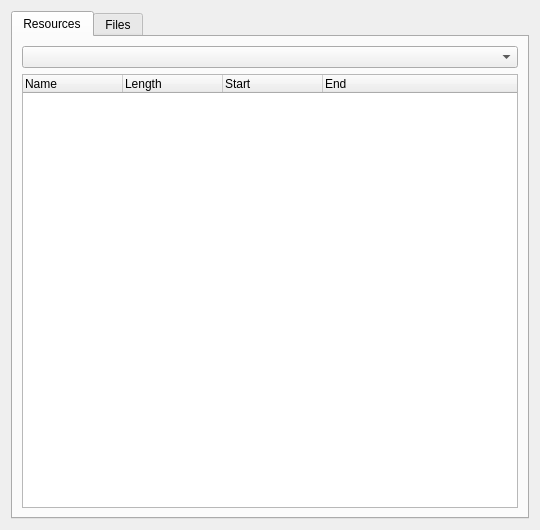
<?xml version="1.0" encoding="UTF-8"?>
<ui version="4.0">
 <class>ResourcesWidget</class>
 <widget class="QWidget" name="ResourcesWidget">
  <property name="geometry">
   <rect>
    <x>0</x>
    <y>0</y>
    <width>540</width>
    <height>530</height>
   </rect>
  </property>
  <property name="windowTitle">
   <string>Form</string>
  </property>
  <layout class="QVBoxLayout" name="verticalLayout_3">
   <item>
    <widget class="QTabWidget" name="tabWidget">
     <property name="currentIndex">
      <number>0</number>
     </property>
     <widget class="QWidget" name="tab">
      <attribute name="title">
       <string>Resources</string>
      </attribute>
      <layout class="QVBoxLayout" name="verticalLayout">
       <item>
        <widget class="QComboBox" name="sheetComboBox"/>
       </item>
       <item>
        <widget class="QTreeWidget" name="sourcesTreeWidget">
         <property name="mouseTracking">
          <bool>false</bool>
         </property>
         <property name="editTriggers">
          <set>QAbstractItemView::DoubleClicked|QAbstractItemView::EditKeyPressed</set>
         </property>
         <property name="alternatingRowColors">
          <bool>true</bool>
         </property>
         <property name="iconSize">
          <size>
           <width>16</width>
           <height>16</height>
          </size>
         </property>
         <property name="textElideMode">
          <enum>Qt::ElideMiddle</enum>
         </property>
         <property name="sortingEnabled">
          <bool>false</bool>
         </property>
         <property name="animated">
          <bool>false</bool>
         </property>
         <column>
          <property name="text">
           <string>Name</string>
          </property>
         </column>
         <column>
          <property name="text">
           <string>Length</string>
          </property>
         </column>
         <column>
          <property name="text">
           <string>Start</string>
          </property>
         </column>
         <column>
          <property name="text">
           <string>End</string>
          </property>
         </column>
        </widget>
       </item>
      </layout>
     </widget>
     <widget class="QWidget" name="tab_2">
      <attribute name="title">
       <string>Files</string>
      </attribute>
      <layout class="QVBoxLayout" name="verticalLayout_2"/>
     </widget>
    </widget>
   </item>
  </layout>
 </widget>
 <resources/>
 <connections/>
</ui>
